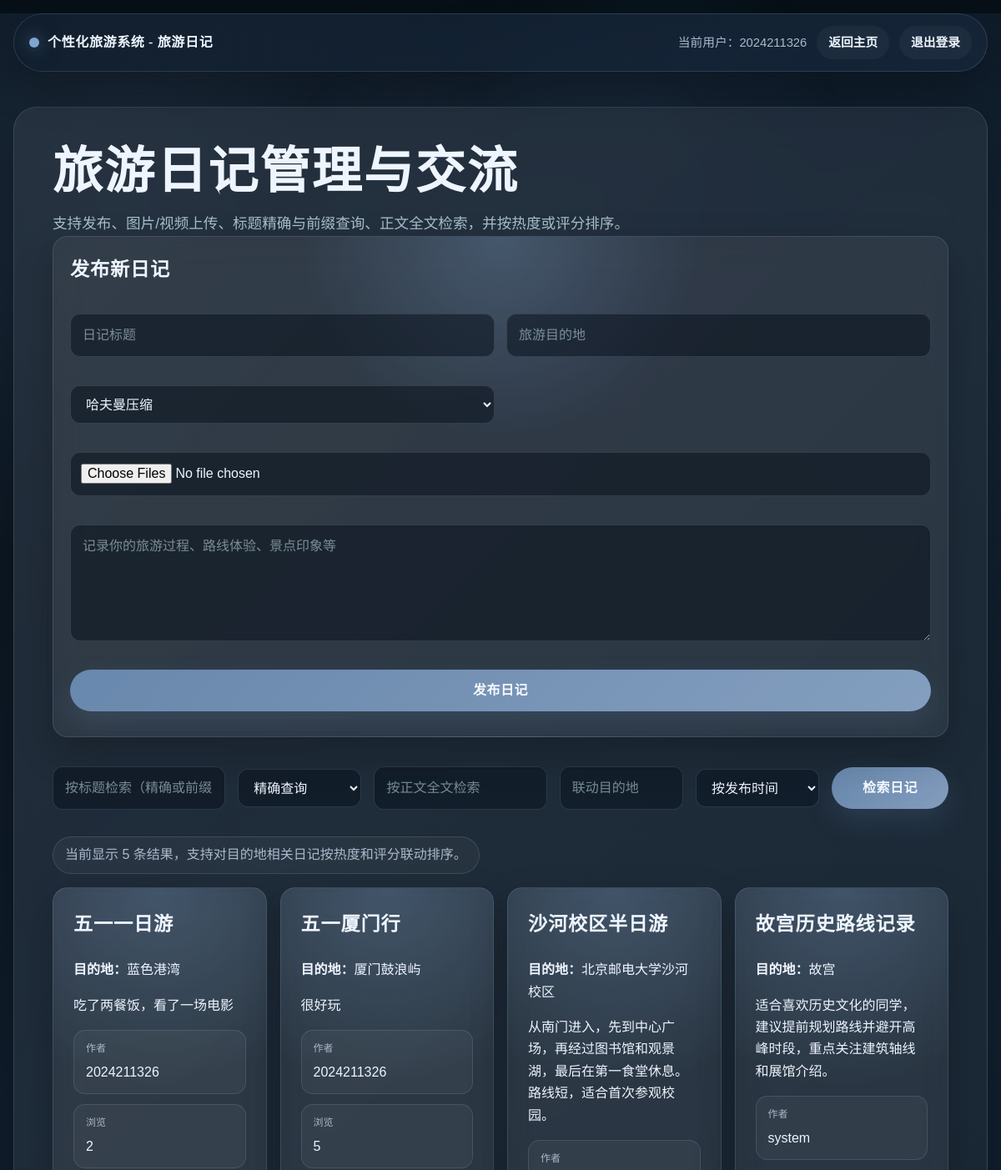
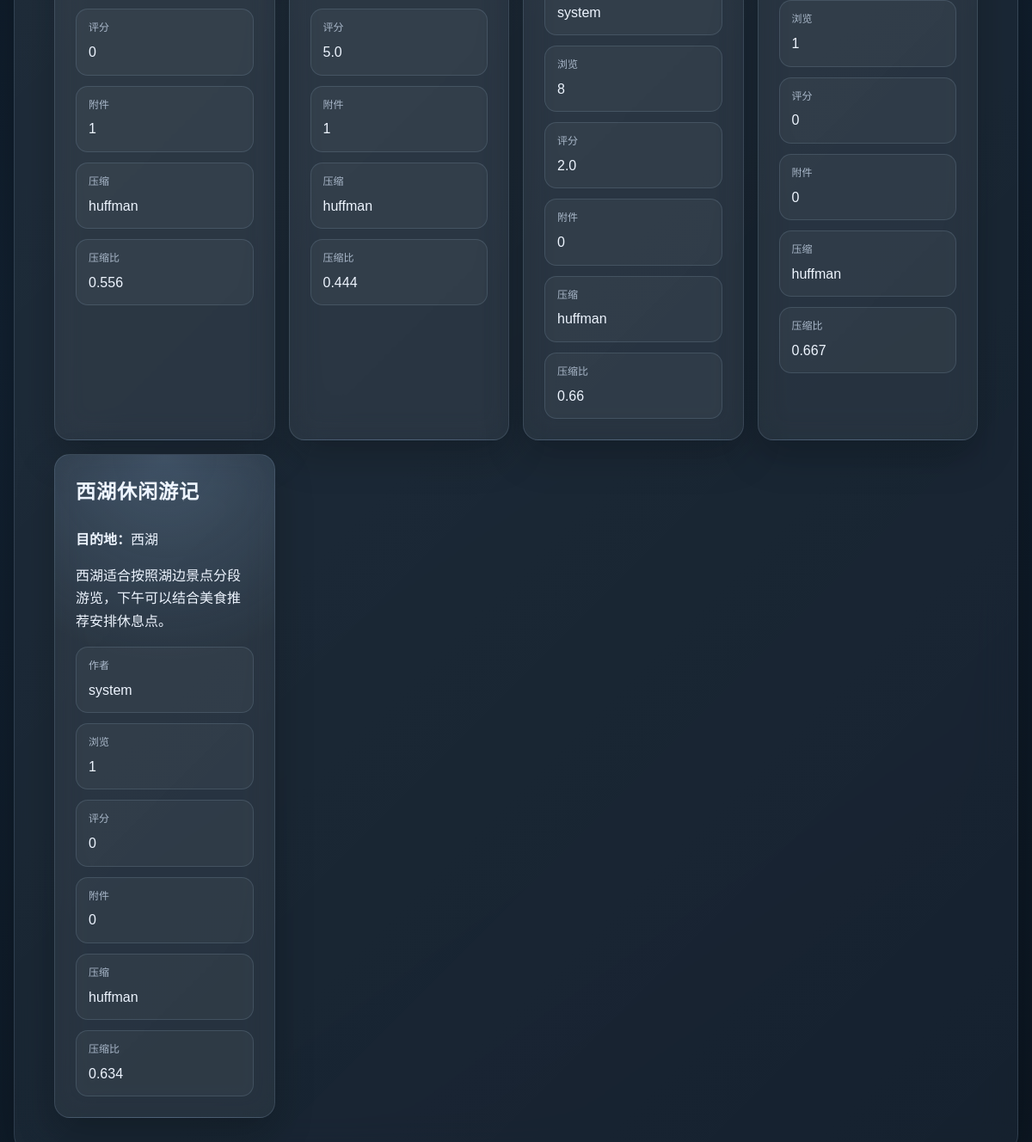
Screenshot of /diaries (signed in) with the database file from the repository (2 pictures, top to bottom).
### tables this page shows
CREATE TABLE diaries (
        id INTEGER PRIMARY KEY AUTOINCREMENT,
        title TEXT NOT NULL,
        destination TEXT NOT NULL,
        content TEXT NOT NULL,
        author TEXT NOT NULL,
        views INTEGER NOT NULL DEFAULT 0,
        rating_total REAL NOT NULL DEFAULT 0,
        rating_count INTEGER NOT NULL DEFAULT 0,
        created_at TEXT NOT NULL
    , media_json TEXT NOT NULL DEFAULT '[]', compressed_content TEXT NOT NULL DEFAULT '', compression_algorithm TEXT NOT NULL DEFAULT 'plain', compression_original_length INTEGER NOT NULL DEFAULT 0, compression_compressed_length INTEGER NOT NULL DEFAULT 0);

### app.py (the view, shortened to what this page needs)
@app.route("/diaries", methods=["GET", "POST"])
def diaries():
    if not is_logged_in():
        flash("请先登录")
        return redirect(url_for("login"))
    title_query = request.args.get("title_query", "").strip()
    search_mode = request.args.get("search_mode", "exact").strip()
    keyword = request.args.get("keyword", "").strip()
    destination = request.args.get("destination", "").strip()
    sort_by = request.args.get("sort_by", "created_desc").strip()
    if destination and sort_by == "created_desc":
        sort_by = "hot_rating_desc"
    diaries_list = load_diaries(
        title_query=title_query,
        search_mode=search_mode,
        keyword=keyword,
        destination=destination,
        sort_by=sort_by
    )
    return render_template(
        "diaries.html",
        username=session["username"],
        diaries=diaries_list,
        title_query=title_query,
        search_mode=search_mode,
        keyword=keyword,
        destination=destination,
        sort_by=sort_by,
        compression_preview=None,
        compression_algorithm="huffman",
    )

### app.py (called while the page is built, shortened)
def get_db_connection():
    conn = sqlite3.connect(DB_PATH)
    conn.row_factory = sqlite3.Row
    return conn

def ensure_parent_dir(file_path):
    directory = os.path.dirname(file_path)
    if directory:
        os.makedirs(directory, exist_ok=True)

def ensure_sqlite_column(cursor, table_name, column_name, column_definition):
    cursor.execute(f"PRAGMA table_info({table_name})")
    existing_columns = {row[1] for row in cursor.fetchall()}
    if column_name not in existing_columns:
        cursor.execute(f"ALTER TABLE {table_name} ADD COLUMN {column_name} {column_definition}")

def ensure_diaries_table():
    initialize_database()

def diary_media_public_url(diary_id, filename):
    return url_for("diary_media_file", diary_id=diary_id, filename=filename)

def parse_diary_package(raw_value):
    if not raw_value:
        return None
    try:
        return json.loads(raw_value)
    except (TypeError, json.JSONDecodeError):
        return None

def search_diaries_by_title(diaries, title_query, search_mode):
    if not title_query:
        return diaries

def search_diaries_by_keyword(diaries, keyword):
    if not keyword:
        return diaries

def filter_diaries_by_destination(diaries, destination):
    if not destination:
        return diaries
    destination_key = normalize_search_text(destination)
    return [diary for diary in diaries if destination_key in normalize_search_text(diary["destination"])]

def sort_diaries(diaries, sort_by):
    if sort_by == "views_desc":
        return sorted(diaries, key=lambda diary: (diary["views"], diary["avg_rating"], diary["created_at"]), reverse=True)
    if sort_by == "rating_desc":
        return sorted(diaries, key=lambda diary: (diary["avg_rating"], diary["views"], diary["created_at"]), reverse=True)
    if sort_by == "hot_rating_desc":
        return sorted(diaries, key=lambda diary: (diary["views"], diary["avg_rating"], diary["rating_count"], diary["created_at"]), reverse=True)
    if sort_by == "title_asc":
        return sorted(diaries, key=lambda diary: normalize_search_text(diary["title"]))
    return sorted(diaries, key=lambda diary: diary["created_at"], reverse=True)

def is_logged_in():
    return "username" in session

### templates/diaries.html (shortened to what this page needs)
<!DOCTYPE html>
<html lang="zh-CN">
<head>
    <link rel="stylesheet" href="{{ url_for('static', filename='style.css') }}">
</head>
<body>
    <div class="topbar">
        <div>个性化旅游系统 - 旅游日记</div>
        <div>
            当前用户：{{ username }}
            <a class="nav-link" href="{{ url_for('home') }}">返回主页</a>
            <a class="logout-link" href="{{ url_for('logout') }}">退出登录</a>
        </div>
    </div>
    <div class="container large-container">
        <h2>旅游日记管理与交流</h2>
        <p class="subtitle">支持发布、图片/视频上传、标题精确与前缀查询、正文全文检索，并按热度或评分排序。</p>
        <form method="post" enctype="multipart/form-data" class="diary-form">
            <h3>发布新日记</h3>
            <div class="diary-upload-grid">
                <input type="text" name="title" placeholder="日记标题" required>
                <input type="text" name="destination" placeholder="旅游目的地" required>
                <select name="compression_algorithm">
                    <option value="huffman">哈夫曼压缩</option>
                </select>
                <input class="full-span" type="file" name="attachments" multiple accept="image/*,video/*">
                <textarea class="full-span" name="content" placeholder="记录你的旅游过程、路线体验、景点印象等" required></textarea>
            </div>
            <button type="submit">发布日记</button>
        </form>
        <form method="get" class="filter-form diaries-filter-form">
            <input type="text" name="title_query" placeholder="按标题检索（精确或前缀）" value="{{ title_query }}">
            <select name="search_mode">
                <option value="exact" {% if search_mode == 'exact' %}selected{% endif %}>精确查询</option>
            </select>
            <input type="text" name="keyword" placeholder="按正文全文检索" value="{{ keyword }}">
            <input type="text" name="destination" placeholder="联动目的地" value="{{ destination }}">
            <select name="sort_by">
                <option value="created_desc" {% if sort_by == 'created_desc' %}selected{% endif %}>按发布时间</option>
            </select>
            <button type="submit">检索日记</button>
        </form>
        <div class="result-info">
            当前显示 {{ diaries|length }} 条结果，支持对目的地相关日记按热度和评分联动排序。
        </div>
        <div class="diary-grid">
            {% for diary in diaries %}
            <a class="diary-card" href="{{ url_for('diary_detail', diary_id=diary.id) }}">
                <h3>{{ diary.title }}</h3>
                <p><strong>目的地：</strong>{{ diary.destination }}</p>
                <p>{{ diary.content_preview }}</p>
                <div class="diary-meta-grid">
                    <div class="diary-meta-chip"><span>作者</span><span>{{ diary.author }}</span></div>
                    <div class="diary-meta-chip"><span>浏览</span><span>{{ diary.views }}</span></div>
                    <div class="diary-meta-chip"><span>评分</span><span>{{ diary.avg_rating }}</span></div>
                    <div class="diary-meta-chip"><span>附件</span><span>{{ diary.media_count }}</span></div>
                    <div class="diary-meta-chip"><span>压缩</span><span>{{ diary.compression.algorithm }}</span></div>
                    <div class="diary-meta-chip"><span>压缩比</span><span>{{ diary.compression.ratio }}</span></div>
                </div>
            </a>
            {% endfor %}
        </div>
    </div>
</body>
</html>

### rows the page displays
diaries: title "五一一日游", destination "蓝色港湾", content_preview "吃了两餐饭，看了一场电影", author "2024211326", views "2", avg_rating "0", media_count "1", compression.algorithm "huffman", compression.ratio "0.556"
diaries: title "五一厦门行", destination "厦门鼓浪屿", content_preview "很好玩", author "2024211326", views "5", avg_rating "5.0", media_count "1", compression.algorithm "huffman", compression.ratio "0.444"
diaries: title "沙河校区半日游", destination "北京邮电大学沙河校区", content_preview "从南门进入，先到中心广场，再经过图书馆和观景湖，最后在第一食堂休息。路线短，适合首次参观校园。", author "system", views "8", avg_rating "2.0", media_count "0", compression.algorithm "huffman", compression.ratio "0.66"
diaries: title "故宫历史路线记录", destination "故宫", content_preview "适合喜欢历史文化的同学，建议提前规划路线并避开高峰时段，重点关注建筑轴线和展馆介绍。", author "system", views "1", avg_rating "0", media_count "0", compression.algorithm "huffman", compression.ratio "0.667"
diaries: title "西湖休闲游记", destination "西湖", content_preview "西湖适合按照湖边景点分段游览，下午可以结合美食推荐安排休息点。", author "system", views "1", avg_rating "0", media_count "0", compression.algorithm "huffman", compression.ratio "0.634"

### other values shown
{{ username }} "2024211326"
{{ diaries|length }} "5"
